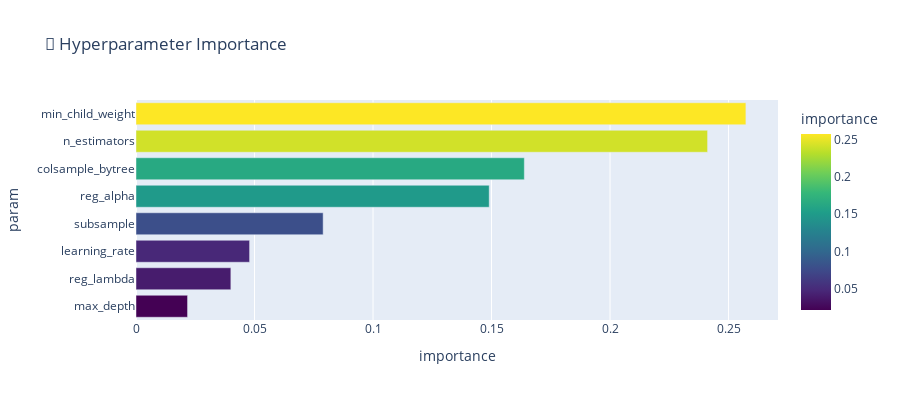

Notebook source saved alongside this figure:
### Code cell
# Parameter importance
importance = optuna.importance.get_param_importances(study)

importance_df = pd.DataFrame([
    {'param': k, 'importance': v} for k, v in importance.items()
]).sort_values('importance', ascending=True)

fig = px.bar(
    importance_df, x='importance', y='param',
    orientation='h',
    title='🎯 Hyperparameter Importance',
    color='importance',
    color_continuous_scale='Viridis'
)
fig.update_layout(height=400)
fig.show()

### Figure 1 — Plotly figure (JSON) as saved in the notebook; plotly's stock layout.template omitted (floating-point values rounded to 4 significant figures)
{"data": [{"hovertemplate": "importance=%{marker.color}<br>param=%{y}<extra></extra>", "legendgroup": "", "marker": {"color": [0.02175, 0.04002, 0.04792, 0.07896, 0.149, 0.1638, 0.2412, 0.2573], "coloraxis": "coloraxis", "pattern": {"shape": ""}}, "name": "", "orientation": "h", "showlegend": false, "textposition": "auto", "type": "bar", "x": [0.02175, 0.04002, 0.04792, 0.07896, 0.149, 0.1638, 0.2412, 0.2573], "xaxis": "x", "y": ["max_depth", "reg_lambda", "learning_rate", "subsample", "reg_alpha", "colsample_bytree", "n_estimators", "min_child_weight"], "yaxis": "y"}], "layout": {"barmode": "relative", "coloraxis": {"colorbar": {"title": {"text": "importance"}}, "colorscale": [[0, "#440154"], [0.1111, "#482878"], [0.2222, "#3e4989"], [0.3333, "#31688e"], [0.4444, "#26828e"], [0.5556, "#1f9e89"], [0.6667, "#35b779"], [0.7778, "#6ece58"], [0.8889, "#b5de2b"], [1, "#fde725"]]}, "height": 400, "legend": {"tracegroupgap": 0}, "title": {"text": "🎯 Hyperparameter Importance"}, "xaxis": {"anchor": "y", "domain": [0, 1], "title": {"text": "importance"}}, "yaxis": {"anchor": "x", "domain": [0, 1], "title": {"text": "param"}}}}
